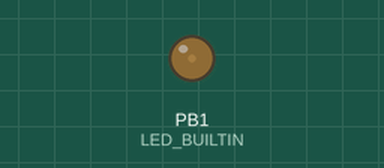
This sketch was run on a simulated ATtiny85, built with avr-gcc and run on an emulated ATtiny85. On the bench: output pins drawn as LEDs (lit = HIGH). Random numbers use the default seed unless the sketch sets one.

Above: at 0.63 s.
Timing chart, 0 to 40.0 s (numbered marks = the images above):
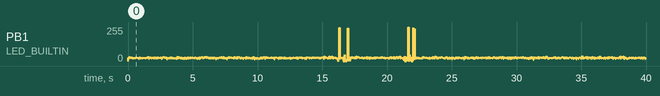

The sketch:

arducandle.ino
```cpp
// (licence header left out)
/**
 * Pst !
 *
 * This file is just a placeholder so the Arduino IDE likes us, all
 * the juicy source code is located under the src/ folder, go have a
 * look.
 *
 * If you have issues running this firmware or you'd like to suggest an
 * improvement for it, go to our Github project page and submit a new
 * ticket at <https://github.com/jbrazio/arducandle/issues>.
 *
 * We do enjoy some community love <3 <3 <3, share some with us by
 * forking from <https://github.com/jbrazio/arducandle/fork/> and submit
 * a new Push Request.
 *
 * If you are new to the Github community and/or how you can contribute to
 * any hosted project we do recommend a 5 minute reading of "Understanding
 * the GitHub Flow" from <https://guides.github.com/introduction/flow/>.
 *
 * -- the team
 *
 */
```

arducandle.cpp
```cpp
// (licence header left out)
#include "arducandle.h"

// ----------------------------------------------------------------------------
// Globals --------------------------------------------------------------------
// ----------------------------------------------------------------------------
const float dmu    = 25;  // Default flickering pattern
const float dsigma =  4;  //

const float wmu    = -10; // Wind fickering pattern
const float wsigma =  10; //

const uint8_t min  =   0; // Ouput intensity min value
const uint8_t max  = 255; // Output intensity max value
const int16_t slp  =  25; // Animation delay in ms

// Wind animation status
bool is_windy = false;

// ----------------------------------------------------------------------------
// Functions ------------------------------------------------------------------
// ----------------------------------------------------------------------------
/**
 * @brief Box-Muller tranformation
 * @details Read more info at https://en.wikipedia.org/wiki/Box-Muller_transform
 */
float gaussian_noise(float mu, float sigma)
{
  const float u1 = rand() * 1.0F / RAND_MAX;
  const float u2 = rand() * 1.0F / RAND_MAX;

  const float z = (u1 < 0.5F)
    ? sqrt(-2.0F * log(u1)) * cos(TWO_PI * u2)
    : sqrt(-2.0F * log(u1)) * sin(TWO_PI * u2);

  return z * sigma + mu;
}


// ----------------------------------------------------------------------------
// Setup ----------------------------------------------------------------------
// ----------------------------------------------------------------------------
void setup()
{
  // Seed the random number generator
  unsigned long y = 0;
  for (int k = 0; k < 32; k++) y += (y << 3) ^ analogRead(5);
  randomSeed(y);
}

// ----------------------------------------------------------------------------
// Main -----------------------------------------------------------------------
// ----------------------------------------------------------------------------
void loop()
{
  uint32_t now = millis();
  static uint32_t before = now;

  if ((now - before) > 1000L) {
    before   = now;
    is_windy = (random(100) < 5) ? true : false;
  }

  const float p1 = dmu    + ((is_windy) ? wmu    : 0.0F);
  const float p2 = dsigma + ((is_windy) ? wsigma : 0.0F);

  analogWrite(LED_BUILTIN, constrain((int)gaussian_noise(p1, p2), min, max));
  delay(slp);
}
```

arducandle.h
```cpp
// (licence header left out)
#ifndef __ARDUCANDLE_H__
#define __ARDUCANDLE_H__

#include "Arduino.h"

#ifndef LED_BUILTIN
  #define LED_BUILTIN 1
#endif

#endif
```
